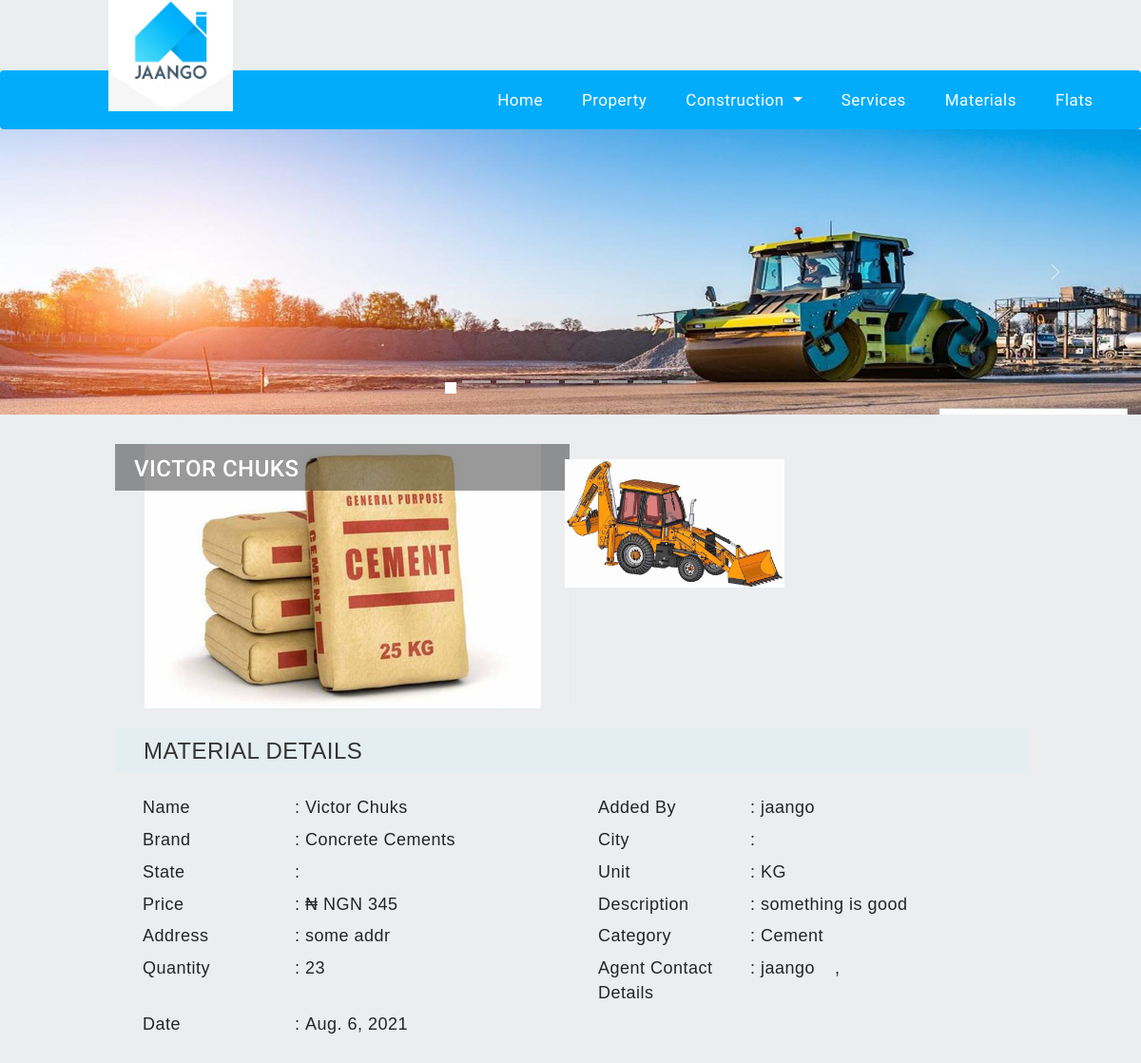
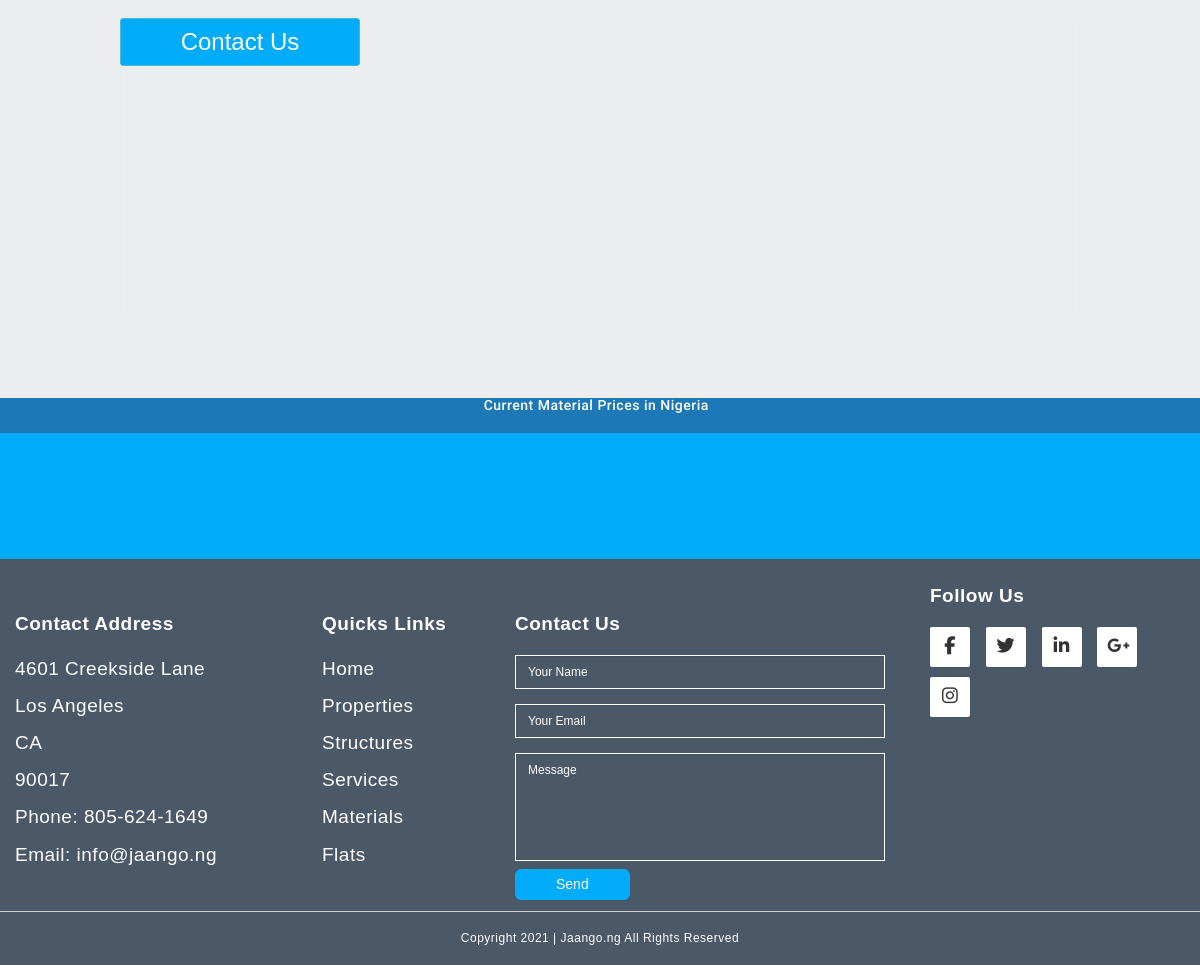
/materials/1, run on the app's committed database (2 pictures, top to bottom).
### app/models.py (models this page shows, shortened)
class Material(models.Model):
    type = [
        ("Test Cate","Test Cate"),
        ("Cement","Cement"),
        ("Tiles","Tiles"),
        ("Sand","Sand"),
        ("Gravel","Gravel"),
        ("Iron","Iron"),
        ("Limestone","Limestone"),
    ]
    weight = [
        ("KG","KG"),
        ("Pound","Pound"),
        ("Tonne","Tonne"),
        ("Grams","Grams"),
        ("Milligrams","Milligrams"),
        ("Meters","Meters"),
        ("Square Meters","Square Meters"),
        ("Centimeters","Centimeters"),
        ("Inches","Inches"),
        ("Millimeters","Millimeters")
    ]
    user = models.ForeignKey(User,on_delete=models.CASCADE)
    Item= models.CharField(default="",max_length=20)
    Title= models.CharField(default="",max_length=50)
    Description = models.CharField(default="",max_length=250)
    Address = models.CharField(default="",max_length=200)
    Quantity = models.IntegerField()
    Price = models.IntegerField()
    Category = models.CharField(max_length=50,choices=type)
    Currency= models.CharField(choices=Property.currency,max_length=20)
    Weight = models.CharField(choices=weight,max_length=80)
    Date = models.DateField(default=timezone.now)
    image1 = models.FileField(upload_to="Images",null=True,blank=True)
    image1Verify = models.BooleanField(blank=True,null=True)

class MaterialImage(models.Model):
    projectName = models.ForeignKey(Material,on_delete=models.CASCADE)
    image = models.FileField(upload_to="Images",null=True,blank=True)
    Verified = models.BooleanField(null=True,blank=True)

### app/views.py (the view)
# urls.py: path("materials/<str:id>",views.materialView,name="materialView"),
def materialView(request, id):
    data = {}
    material = models.Material.objects.filter(id=id)
    imageData = MaterialImage.objects.filter(projectName=material[0])
    data["material"] = material
    data["images"] = imageData
    return render(request, "materialView.html", data)

### Templates/materialView.html (shortened to what this page needs)
{% extends "base.html" %}
{% block body %}
<div class="container-fluid content-default">
    <div class="detail-page no-margin">
        <div class="row images-section">
            <div class="col-md-6 text-center selected-image">
                <img class="img-responsive propImg" id="grid-image-0" src="../Files/{{material.0.image1}}">
                <div class="item-title">
                    <h3 id="property-title" class="text-uppercase">{{material.0.Title}}</h3>
                </div>
            </div>
            <div class="col-md-6 image-grid">
                <div id="property-image-grid-container" class="row image-grid-1">
                    {% for k in images %}
                    <img class="img-responsive col-xs-6 grid-image" id="grid-image-1"
                        src="../Files/{{k.image}}">
                    {% endfor %}
                </div>
            </div>
        </div>
        <div class="item-details">
            <div class="details-heading vertical-align">
                <h3 class="no-margin display-inline">MATERIAL DETAILS</h3>
            </div>
            <table class="table table-sm item-details-table">
                <tbody>
                    <tr class="col-md-6">
                        <td>
                            <p id="propery-name-label" class="no-margin">Name </p>
                        </td>
                        <td>
                            : <span class="no-margin" id="property-user-name">{{material.0.Title}}</span>
                        </td>
                    </tr>
                    <tr class="col-md-6">
                        <td>
                            <p class="no-margin">Added By </p>
                        </td>
                        <td>
                            : <span class="no-margin" id="property-user-name">{{material.0.user.username}}</span>
                        </td>
                    </tr>
                    <tr class="col-md-6">
                        <td>
                            <p class="no-margin">Brand</p>
                        </td>
                        <td>
                            : <span class="no-margin" id="sale_or_rent">{{material.0.Item}}</span>
                        </td>
                    </tr>
                    <tr class="col-md-6">
                        <td>
                            <p class="no-margin">City </p>
                        </td>
                        <td>
                            :
                        </td>
                    </tr>
                    <tr class="col-md-6">
                        <td>
                            <p class="no-margin">State </p>
                        </td>
                        <td>
                            :
                        </td>
                    </tr>
                    <tr class="col-md-6">
                        <td>
                            <p class="no-margin">Unit </p>
                        </td>
                        <td>
                            : <span class="no-margin" id="property_location_area">{{material.0.Weight}}</span>
                        </td>
                    </tr>
                    <tr class="col-md-6">
                        <td>
                            <p class="no-margin">Price </p>
                        </td>
                        <td>
                            : <span class="no-margin" id="price">{{ material.0.Currency }} {{ material.0.Price }}</span>
                        </td>
                    </tr>
                    <tr class="col-md-6">
                        <td>
                            <p class="no-margin">Description </p>
                        </td>
                        <td>
                            : <span class="no-margin" id="description">{{ material.0.Description }}</span>
                        </td>
                    </tr>
                    <tr class="col-md-6">
                        <td>
                            <p class="no-margin">Address </p>
                        </td>
                        <td>
                            : <span class="no-margin" id="address">{{ material.0.Address }}</span>
                        </td>
                    </tr>
                    <tr class="col-md-6">
                        <td>
                            <p class="no-margin">Category </p>
                        </td>
                        <td>
                            : <span class="no-margin" id="address">{{ material.0.Category }}</span>
                        </td>
                    </tr>
                    <tr class="col-md-6">
                        <td>
                            <p class="no-margin">Quantity </p>
                        </td>
                        <td>
                            : <span class="no-margin" id="address">{{ material.0.Quantity }}</span>
                        </td>
                    </tr>
                    <tr class="col-md-6" id="agent-contact-details-detail-view-r">
                        <td>
                            <p class="no-margin">Agent Contact Details </p>
                        </td>
                        <td>
                            : <span class="no-margin" id="agent-contact-details">{{ material.0.user.username }}</span>
                        </td>
                        <td>
                            ,
                        </td>
                    </tr>
                    <tr class="col-md-6" id="property-indoor-features-r">
                        <td>
                            <p class="no-margin">Date </p>
                        </td>
                        <td>
                            : <span class="no-margin">
                                {{ material.0.Date }}
                            </span>
                        </td>
                    </tr>
                </tbody>
            </table>
        </div>
        <button type="button" id="property-contact-button"
            class="btn btn-info btn-sm col-xs-12 col-sm-6 col-md-4 col-lg-3 detail-page-contact-button"
            data-toggle="modal" data-target=".contact-modal">
            <h3>Contact Us</h3>
        </button>
        <div class="location-item">
            <div id="map"></div>
        </div>
    </div>
</div>
{% endblock %}

### static/assets/css/style.css (style rules this page uses)
html, body { font-family: 'Roboto', sans-serif; margin:0; width: 100% !important; height:100%; letter-spacing: .5px; }
body { overflow-y: scroll !important; padding: 0 !important; }
h1, h2, h3, h4, h5, h6, .h1, .h2, .h3, .h4, .h5, .h6 { font-weight: 400; }
.content-default { padding: 0 10% 60px !important; }
p, h1, h2, h3, h4, h5, h6 { padding-left: 0 !important; }
td { max-width: 500px; word-wrap: break-word; vertical-align: super; }
.list-element-bottom-row h5, h4, h3 { padding-left: 20px !important; }
.images-section { padding: 30px 15px 20px; }
.selected-image { padding: 0; height: 280px; border: 1px solid #e4eef1; }
.selected-image img { height: 278px; object-fit: contain; margin: auto; }
.image-grid { border: 1px solid #e4eef1; padding: 0; height: 280px; }
.image-grid-1 { margin: 0; padding-right: 15px; max-height: 280px; overflow: overlay; overflow-x: hidden; }
.image-grid img { padding: 8px !important; height: 167px; object-fit: contain; }
.item-title { position: absolute; top: 0; color: #ffffff; background-color: rgba(0,0,0,.4); width: 100%; }
.item-title h3 { font-weight: 500; margin-top: 13px; text-align: left; }
.item-details { border: 1px solid #e4eef1; }
.item-details-table { margin: 20px 10px !important; }
.item-details-table td { padding: 4px !important; border: none !important; width: 160px; }
.item-details-table td:nth-child(2) { width: auto; padding-right: 24px !important; }
.item-details-table td span, .flat-info-table td span { margin-left: -7px !important; position: relative !important; right: -7px !important; }
.details-heading { padding: 10px; font-size: 10px; background-color: #e4eef1; }
.location-item { padding: 20px 0; }
#map { width: 100%; height: 300px; border: 1px solid #e4eef1; }
.display-inline { display: inline-block !important; }
.no-margin { margin: 0 !important; }
p { padding: 0 !important; }
.vertical-align { display: flex !important; align-items: center !important; }
* { -webkit-box-sizing: border-box; -moz-box-sizing: border-box; box-sizing: border-box; }
.detail-page-contact-button { font-weight: 500; padding: 0 !important; margin: 20px 0; background-color: #02acfa; }
.detail-page-contact-button h3 { font-weight: 400; margin: 10px auto; padding-left: 0 !important; }
.propImg { transition: 0.3s; }

### static/assets/css/half-slider.css (style rules this page uses)
html, body { height: 100%; }

### static/assets/css/add.css (style rules this page uses)
body { background-color: #ecedef; }

### Templates/base.html (style rules this page uses)
* { padding: 0px; margin: 0px; }
.row { margin-left: -15px; margin-right: -15px; }

### Templates/materialView.html (style rules this page uses)
.item-details { font-family:'Gill Sans', 'Gill Sans MT', Calibri, 'Trebuchet MS', sans-serif!important; font-size: 18px; }
button { font-family:'Gill Sans', 'Gill Sans MT', Calibri, 'Trebuchet MS', sans-serif!important; font-size: 18px; }

### data on the page
Material: image1 (picture), Title "VICTOR CHUKS", Title "Victor Chuks", user.username "jaango", Item "Concrete Cements", Weight "KG", Currency "₦ NGN", Price "345", Description "something is good", Address "some addr", Category "Cement", Quantity "23", Date "Aug. 6, 2021"
MaterialImage: image (picture)
